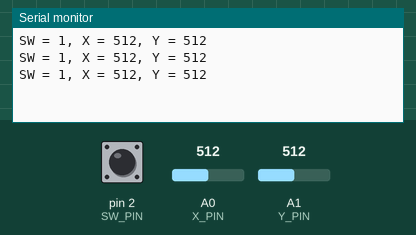
Recording of a sketch running on a simulated Arduino Uno, built with avr-gcc and run on an emulated ATmega328P. Parts: the last lines printed to the serial monitor. The inputs (shaded band) are chosen by the test bench; at power-on: A0 (X_PIN) = 512, A1 (Y_PIN) = 512, pin 2 (SW_PIN) HIGH.

Above: at 1.3 s.
1.4 s: A0 (X_PIN) set to 264
At 1.9 s:
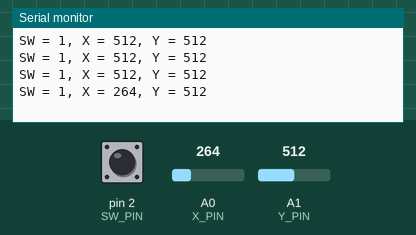
2.9 s: A0 (X_PIN) set to 239
At 3.4 s:
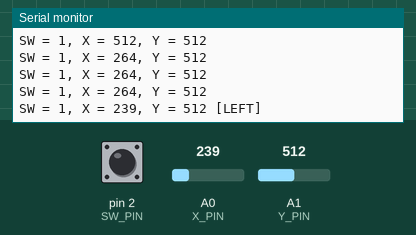
5.0 s: A1 (Y_PIN) set to 266
At 5.4 s:
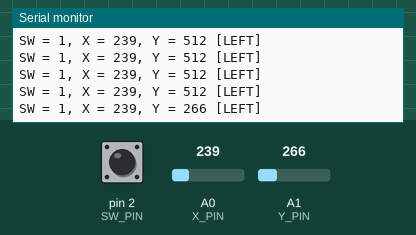
6.5 s: A1 (Y_PIN) set to 247
At 6.9 s:
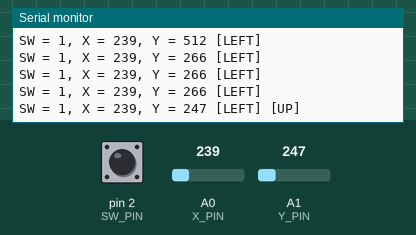

Measured:
- the behaviour switches between 256 and 255 on A0 (X_PIN) (found by bisection; images 1 and 2)
- the behaviour switches between 256 and 255 on A1 (Y_PIN) (found by bisection; images 3 and 4)
- after the input at 1.4 s, the serial monitor: prints a new line after 0.10 s (image 1)
- after the input at 2.9 s, the serial monitor: prints a new line after 0.11 s (image 2)
- after the input at 5.0 s, the serial monitor: prints a new line at once (image 3)
- after the input at 6.5 s, the serial monitor: prints a new line at once (image 4)

The sketch:

joy-stick.ino
```cpp
#define SW_PIN 2
#define X_PIN A0
#define Y_PIN A1

int sw_state = 0;
int x_pos = 0;
int y_pos = 0;

void setup() {
  // put your setup code here, to run once:
  pinMode(SW_PIN, INPUT_PULLUP);
  Serial.begin(9600);
}

void loop() {
  // put your main code here, to run repeatedly:
  sw_state = digitalRead(SW_PIN);
  x_pos = analogRead(X_PIN);
  y_pos = analogRead(Y_PIN);

  Serial.print("SW = ");
  Serial.print(sw_state);
  Serial.print(", X = ");
  Serial.print(x_pos);
  Serial.print(", Y = ");
  Serial.print(y_pos);

  if (x_pos < 256) {
    Serial.print(" [LEFT]");
  } else
  if (x_pos > 768) {
    Serial.print(" [RIGHT]");
  }
  if (y_pos < 256) {
    Serial.print(" [UP]");
  } else
  if (y_pos > 768) {
    Serial.print(" [DOWN]");
  }

  Serial.println("");
  delay(500);
}
```
